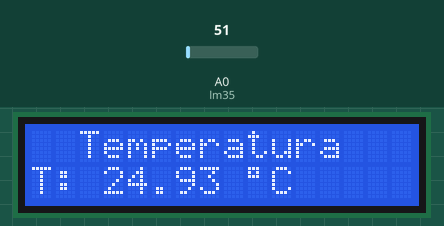
The sketch below on a simulated Arduino Uno, built with avr-gcc and run on an emulated ATmega328P. On the bench: 16×2 character LCD. The inputs (shaded band) are chosen by the test bench; at power-on: A0 (lm35) = 51.

Above: at 3.2 s.
3.3 s: A0 (lm35) set to 61
At 4.4 s:
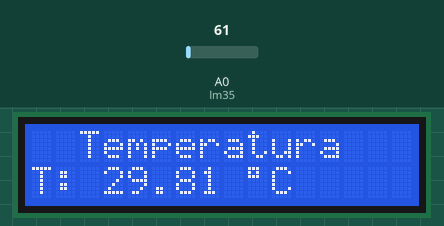
5.0 s: A0 (lm35) set to 71
At 6.2 s:
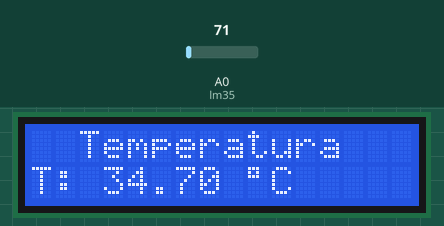
6.6 s: A0 (lm35) set to 86
At 8.0 s:
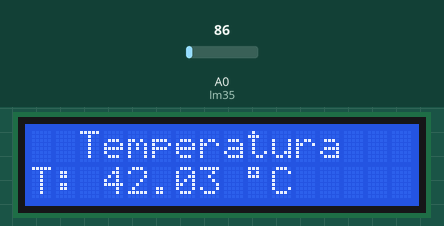
Timing chart, 0 to 9.6 s (numbered marks = the images above; inputs shaded):
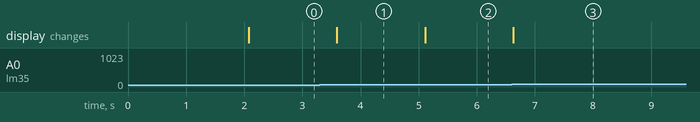

Measured:
- after the input at 3.3 s, the display: changes after 0.29 s (image 1)
- after the input at 5.0 s, the display: changes after 0.11 s (image 2)
- after the input at 6.6 s, the display: changes at once (image 3)

The sketch:

programa_medidor_de_temperatura_lm35.ino
```cpp
// TÍTULO: Programa Medidor de Temperatura com Sensor LM35
// AUTOR: Ângelo Meneguini

#include <LiquidCrystal.h>                         // Inclui a biblioteca para o display LCD
#define lm35 A0                                    // Define o pino do sensor como sendo a entrada A0

float temperatura = 0;                             // Declara a variável temperatura como ponto flutuante
LiquidCrystal lcd(12, 11, 5, 4, 3, 2);             // Define os pinos que são utilizados para conexão do display

void setup() {
  pinMode(lm35, INPUT);                            // Declara o pino do sensor como entrada
  lcd.begin(16,2);                                 // Inicia o display informando que ele é do tipo 16x2
  lcd.clear();                                     // Limpa a informação armazenada anteriormente
  lcd.setCursor(2,0);                              // Posiciona o cursor na coluna 3 e linha 1
  lcd.print("Medidor de");                         // Escreve no visor
  lcd.setCursor(0,1);                              // Posiciona o cursor na coluna 0 e linha 2
  lcd.print("Temperatura LM35");                   // Escreve no visor
  delay(2000);                                     // Espera 2 s
  }

void loop() {

  float leitura = analogRead(lm35);                // Lê e armazena  o valor da entrada analógica em leitura
  temperatura = (5*leitura) / (10.23);             // Cálcula o valor da temperatura

  lcd.clear();                                     // Limpa a informação anterior do display
  lcd.setCursor(2,0);                              // Posiciona o cursor
  lcd.print("Temperatura");                        // Escreve no visor
  lcd.setCursor(0,1);                              // Posiciona o cursor
  lcd.print("T:");                                 // Escreve no visor
  lcd.setCursor(3,1);                              // Posiciona o cursor
  lcd.print(temperatura);                          // Escreve no visor
  lcd.setCursor(9,1);                              // Posiciona o cursor
  lcd.write(B11011111);                            // Escreve o caractere especial °
  lcd.setCursor(10,1);                             // Posiciona o cursor
  lcd.print("C");                                  // Escreve no visor
  delay(500);                                      // Espera 0,5 s para repetir o programa novamente
}
```
